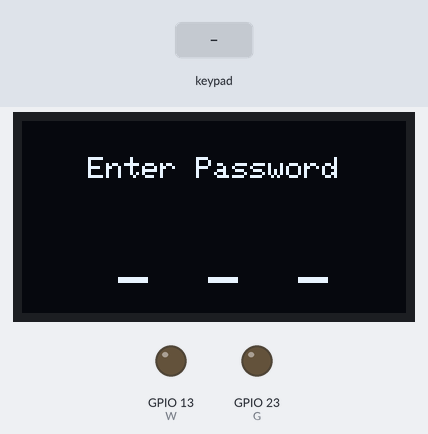
The sketch below on a simulated ESP32. Shown: 128×64 one-colour display, output pins drawn as LEDs (lit = HIGH). The inputs (shaded band) are chosen by the test bench.

Above: at 2.5 s.
2.6 s: keypad keys 3 2 3 3 2 5 2 6 pressed 0.4 s apart
At 4.1 s:
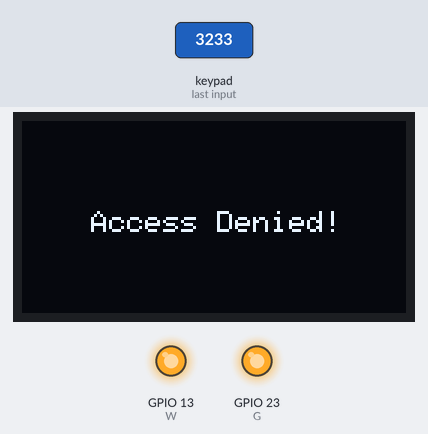
7.3 s: key 'S' pressed
10.3 s: keypad keys 1 4 7 pressed 0.4 s apart
At 12.3 s:
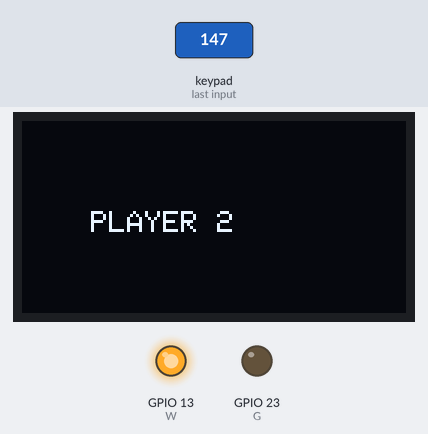
14.5 s: keypad keys 1 3 1 pressed 0.4 s apart
At 14.74 s:
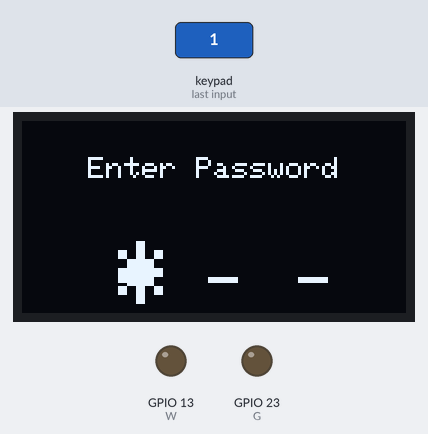
18.7 s: key '1' pressed
Timing chart, 0 to 21.2 s (numbered marks = the images above; inputs shaded):
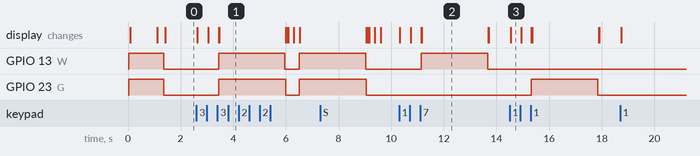

The sketch:

Keypad_pass.ino
```cpp
#include <Wire.h>
#include <Keypad.h>
#include <Adafruit_GFX.h>
#include <Adafruit_SSD1306.h>

#define Password_Length 4
char input[Password_Length];
char pass1[Password_Length] = "131";
char pass2[Password_Length] = "147";

const byte ROW_NUM = 4;
const byte COLUMN_NUM = 3;

char keys[ROW_NUM][COLUMN_NUM] = {
  { '1', '2', '3' },
  { '4', '5', '6' },
  { '7', '8', '9' },
  { 'S', '0', 'E' }
};

byte row_pins[ROW_NUM] = { 32, 33, 25, 26 };
byte col_pins[COLUMN_NUM] = { 27, 14, 12 };

Keypad customKeypad = Keypad(makeKeymap(keys), row_pins, col_pins, ROW_NUM, COLUMN_NUM);

#define SCREEN_WIDTH 128
#define SCREEN_HEIGHT 64
#define SCREEN_ADDRESS 0x3C
Adafruit_SSD1306 display(SCREEN_WIDTH, SCREEN_HEIGHT, &Wire, -1);
int centerX = (SCREEN_WIDTH - 3) / 2;  // 3 accounts for the width of each underscore

#define G 23
#define W 13

void setup() {
  Serial.begin(115200);
  SPI.begin();
  Wire.begin();
  display.begin(SSD1306_SWITCHCAPVCC, SCREEN_ADDRESS);
  pinMode(G, OUTPUT);
  pinMode(W, OUTPUT);
  digitalWrite(G, HIGH);
  digitalWrite(W, HIGH);
  display.clearDisplay();
  display.display();
  display.setTextSize(1);
  display.setTextColor(WHITE);
  display.setCursor(23, 23);
  display.println("Welcome to the");
  display.setCursor(5, 32);
  display.print("Fortress Of Solitude");
  display.display();
  delay(1000);
  display.clearDisplay();
  display.display();
  delay(250);
}

void loop() {
  digitalWrite(G, LOW);
  digitalWrite(W, LOW);
  display.setCursor(22, 12);
  display.setTextSize(1);
  display.print("Enter Password");
  display.setTextSize(2);
  display.setCursor(centerX - 30, 40);
  display.println("_ ");  // print char at said cursor and show *
  display.setCursor(centerX, 40);
  display.println("_ ");  // print char at said cursor and show *
  display.setCursor(centerX + 30, 40);
  display.println("_ ");  // print char at said cursor and show *
  // display.setCursor(89, 40);
  // display.println("_ ");  // print char at said cursor and show *
  display.display();
  char key = customKeypad.getKey();
  if (key) {
    if (key == 'S') {
      clearData();
    } else if (strlen(input) < Password_Length - 1) {
      input[strlen(input)] = key;
      if (strlen(input) == 1) {
        onestar();
      } else if (strlen(input) == 2) {
        twostar();
      } else if (strlen(input) == 3) {
        threestar();
      }
      display.setTextSize(1);
    }
  }

  if (strlen(input) == Password_Length - 1) {
    if (strcmp(pass1, input) == 0) {
      digitalWrite(G, HIGH);
      digitalWrite(W, LOW);
      display.clearDisplay();
      display.setTextSize(1);
      display.setCursor(23, 30);
      display.print("PLAYER 1");
      display.display();
      delay(2500);
      digitalWrite(G, LOW);
      clearData();
    } else if (strcmp(pass2, input) == 0) {
      digitalWrite(G, LOW);
      digitalWrite(W, HIGH);
      display.clearDisplay();
      display.setTextSize(1);
      display.setCursor(23, 30);
      display.print("PLAYER 2");
      display.display();
      delay(2500);
      digitalWrite(W, LOW);
      clearData();
    } else {
      digitalWrite(G, HIGH);
      digitalWrite(W, HIGH);
      display.clearDisplay();
      display.setTextSize(1);
      display.setCursor(23, 30);
      display.print("Access Denied!");
      display.display();
      delay(2500);
      digitalWrite(W, LOW);
      clearData();
    }
  }
}

void clearData() {
  memset(input, 0, sizeof(input));
  display.clearDisplay();
  display.display();
}
void onestar() {
  display.setTextSize(3);
  display.setCursor(centerX - 30, 40);
  display.println("* ");  // print char at said cursor and show *
  display.display();
}
void twostar() {
  display.setTextSize(3);
  display.setCursor(centerX, 40);
  display.println("* ");  // print char at said cursor and show *
  display.display();
}
void threestar() {
  display.setTextSize(3);
  display.setCursor(centerX + 30, 40);
  display.println("* ");  // print char at said cursor and show *
  display.display();
}
```

Measured:
- after the input at 2.6 s, GPIO 13 (W): LOW → HIGH after 0.84 s, → LOW 2.5 s later, → HIGH 0.54 s later; GPIO 23 (G): LOW → HIGH after 0.84 s, → LOW 2.6 s later, → HIGH 0.52 s later; the display: first changes at once (image 1 shows a later state)
- after the input at 10.3 s, GPIO 13 (W): LOW → HIGH after 0.84 s, → LOW 2.5 s later; the display: first changes at once (image 2 shows a later state)
- after the input at 14.5 s, GPIO 23 (G): LOW → HIGH after 0.83 s, → LOW 2.5 s later; the display: changes after 0.05 s (image 3)
- what the display in image 2 shows lasts 2.5 s, from 11.2 s to 13.7 s
